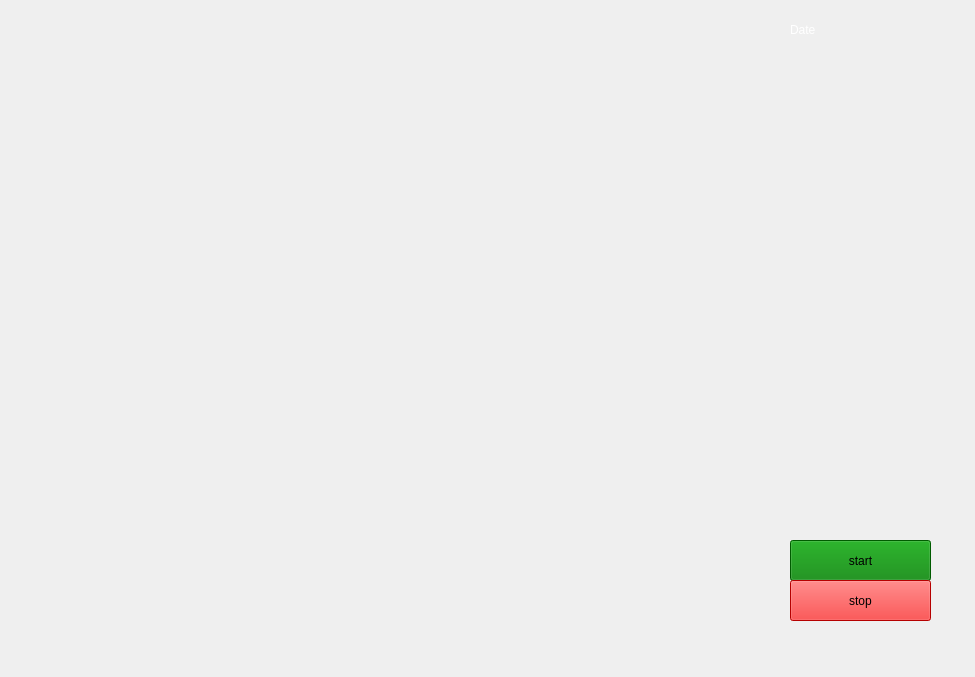
<?xml version="1.0" encoding="UTF-8"?>
<ui version="4.0">
 <class>MainWindow</class>
 <widget class="QMainWindow" name="MainWindow">
  <property name="geometry">
   <rect>
    <x>0</x>
    <y>0</y>
    <width>975</width>
    <height>677</height>
   </rect>
  </property>
  <property name="windowTitle">
   <string>Jarvis</string>
  </property>
  <widget class="QWidget" name="centralwidget">
   <widget class="QLabel" name="label">
    <property name="geometry">
     <rect>
      <x>0</x>
      <y>-120</y>
      <width>981</width>
      <height>801</height>
     </rect>
    </property>
    <property name="text">
     <string/>
    </property>
    <property name="pixmap">
     <pixmap>gui.gif</pixmap>
    </property>
    <property name="scaledContents">
     <bool>true</bool>
    </property>
   </widget>
   <widget class="QPushButton" name="pushButton">
    <property name="geometry">
     <rect>
      <x>790</x>
      <y>540</y>
      <width>141</width>
      <height>41</height>
     </rect>
    </property>
    <property name="styleSheet">
     <string notr="true">background-color:green;</string>
    </property>
    <property name="text">
     <string>start</string>
    </property>
   </widget>
   <widget class="QPushButton" name="pushButton_2">
    <property name="geometry">
     <rect>
      <x>790</x>
      <y>580</y>
      <width>141</width>
      <height>41</height>
     </rect>
    </property>
    <property name="styleSheet">
     <string notr="true">background-color:red;</string>
    </property>
    <property name="text">
     <string>stop</string>
    </property>
   </widget>
   <widget class="QLabel" name="label_2">
    <property name="geometry">
     <rect>
      <x>790</x>
      <y>20</y>
      <width>161</width>
      <height>20</height>
     </rect>
    </property>
    <property name="styleSheet">
     <string notr="true">color:white;</string>
    </property>
    <property name="text">
     <string>Date</string>
    </property>
   </widget>
   <widget class="QLabel" name="earthgif">
    <property name="geometry">
     <rect>
      <x>710</x>
      <y>300</y>
      <width>271</width>
      <height>231</height>
     </rect>
    </property>
    <property name="styleSheet">
     <string notr="true">background-color:transparent;</string>
    </property>
    <property name="text">
     <string/>
    </property>
    <property name="pixmap">
     <pixmap>../../../../Downloads/Earth_Template.gif</pixmap>
    </property>
   </widget>
   <widget class="QLabel" name="out">
    <property name="geometry">
     <rect>
      <x>150</x>
      <y>590</y>
      <width>611</width>
      <height>61</height>
     </rect>
    </property>
    <property name="text">
     <string/>
    </property>
   </widget>
  </widget>
 </widget>
 <resources/>
 <connections/>
</ui>
